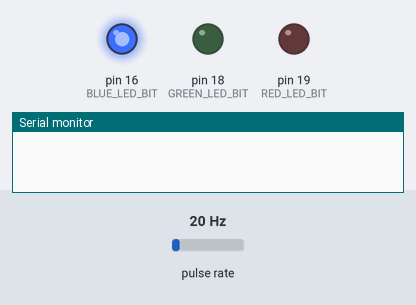
Simulated run of this sketch. Board: Arduino Uno, built with avr-gcc and run on an emulated ATmega328P. Shown: output pins drawn as LEDs (lit = HIGH), the last lines printed to the serial monitor. Wiring (inferred from the names in the program): pulse sensor: data pin 5. The inputs (shaded band) are chosen by the test bench; at power-on: pulse rate 20 Hz.

Above: at 0.4 s.
At 2.0 s:
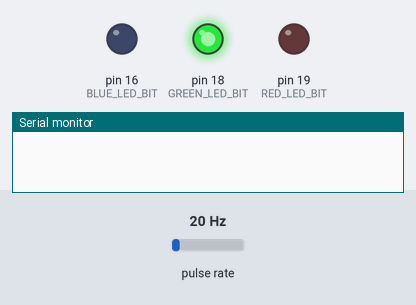
At 2.4 s:
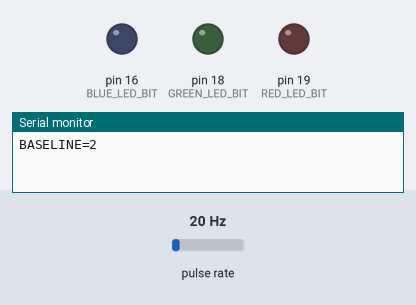
Timing chart, 0 to 3.9 s (numbered marks = the images above):
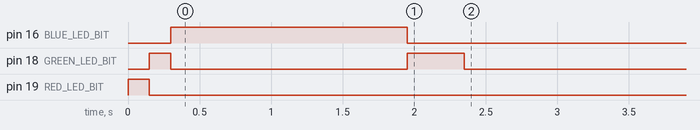

The sketch:

metal_detector_avr_register.ino
```cpp
/*
 * metal_detector_avr_register.ino
 *
 * AVR register-based rewrite of metal_detector_fixed.ino
 *
 * Main idea:
 * - Timer1 counts external pulses from detector oscillator on D5 / PD5 / T1.
 * - Timer2 creates a 1 ms system tick.
 * - Every 100 ms, Timer1 count is read and reset.
 * - During calibration, several 100 ms readings are averaged.
 * - Serial output format remains:
 *
 *      difference,hit
 *
 * Example:
 *      0,0
 *      2,0
 *      7,1
 *
 * Board:
 * - Arduino Nano / Uno with ATmega328P, 16 MHz
 */

#ifndef F_CPU
#define F_CPU 16000000UL
#endif

#include <avr/io.h>
#include <avr/interrupt.h>
#include <stdint.h>

// ===================== Configuration =====================

#define BAUD_RATE 115200UL

#define THRESHOLD 3UL

#define GATE_MS 100UL
#define CALIBRATION_MS 1500UL

// LED pins:
// A5 = PC5 = red
// A4 = PC4 = green
// A2 = PC2 = blue
#define RED_LED_BIT    PC5
#define GREEN_LED_BIT  PC4
#define BLUE_LED_BIT   PC2

// Detector oscillator input:
// D5 = PD5 = T1 external clock input for Timer1
#define DETECTOR_INPUT_BIT PD5

// ===================== Global variables =====================

volatile uint32_t system_ms = 0;
volatile uint32_t timer1_overflows = 0;

uint32_t baseline = 0;
uint8_t calibrated = 0;

uint32_t gate_start_ms = 0;

// ===================== Interrupts =====================

// Timer2 Compare Match A interrupt: fires every 1 ms
ISR(TIMER2_COMPA_vect) {
  system_ms++;
}

// Timer1 overflow interrupt: used only as safety if count exceeds 65535
ISR(TIMER1_OVF_vect) {
  timer1_overflows++;
}

// ===================== Small time functions =====================

uint32_t millis_reg() {
  uint32_t value;

  uint8_t old_sreg = SREG;
  cli();
  value = system_ms;
  SREG = old_sreg;

  return value;
}

void delay_ms_reg(uint32_t ms) {
  uint32_t start = millis_reg();

  while ((millis_reg() - start) < ms) {
    // busy wait
  }
}

// ===================== USART0 functions =====================

void uart_init() {
  /*
   * Use double-speed mode for better 115200 baud accuracy.
   *
   * UBRR = F_CPU / (8 * BAUD) - 1
   * For 16 MHz and 115200:
   * UBRR ≈ 16
   */

  uint16_t ubrr = (F_CPU / (8UL * BAUD_RATE)) - 1;

  UCSR0A = (1 << U2X0);                 // double speed mode
  UBRR0H = (uint8_t)(ubrr >> 8);
  UBRR0L = (uint8_t)(ubrr);

  UCSR0B = (1 << RXEN0) | (1 << TXEN0); // enable RX and TX

  // 8 data bits, no parity, 1 stop bit
  UCSR0C = (1 << UCSZ01) | (1 << UCSZ00);
}

uint8_t uart_available() {
  return (UCSR0A & (1 << RXC0));
}

char uart_read_char() {
  return UDR0;
}

void uart_write_char(char c) {
  while (!(UCSR0A & (1 << UDRE0))) {
    // wait until transmit buffer is empty
  }

  UDR0 = c;
}

void uart_print(const char *s) {
  while (*s) {
    uart_write_char(*s++);
  }
}

void uart_print_u32(uint32_t value) {
  char buffer[11];
  uint8_t i = 0;

  if (value == 0) {
    uart_write_char('0');
    return;
  }

  while (value > 0 && i < sizeof(buffer)) {
    buffer[i++] = '0' + (value % 10);
    value /= 10;
  }

  while (i > 0) {
    uart_write_char(buffer[--i]);
  }
}

void uart_println(const char *s) {
  uart_print(s);
  uart_write_char('\r');
  uart_write_char('\n');
}

void uart_println_u32(uint32_t value) {
  uart_print_u32(value);
  uart_write_char('\r');
  uart_write_char('\n');
}

// ===================== LED functions =====================

void leds_init() {
  // Set PC5, PC4, PC2 as outputs
  DDRC |= (1 << RED_LED_BIT) | (1 << GREEN_LED_BIT) | (1 << BLUE_LED_BIT);

  // Start with all LEDs off
  PORTC &= ~((1 << RED_LED_BIT) | (1 << GREEN_LED_BIT) | (1 << BLUE_LED_BIT));
}

void silence() {
  PORTC &= ~((1 << RED_LED_BIT) | (1 << GREEN_LED_BIT) | (1 << BLUE_LED_BIT));
}

void red_on() {
  PORTC |= (1 << RED_LED_BIT);
  PORTC &= ~((1 << GREEN_LED_BIT) | (1 << BLUE_LED_BIT));
}

void green_on() {
  PORTC |= (1 << GREEN_LED_BIT);
  PORTC &= ~((1 << RED_LED_BIT) | (1 << BLUE_LED_BIT));
}

void blue_on() {
  PORTC |= (1 << BLUE_LED_BIT);
  PORTC &= ~((1 << RED_LED_BIT) | (1 << GREEN_LED_BIT));
}

void startup_led_test() {
  red_on();
  delay_ms_reg(150);
  silence();

  green_on();
  delay_ms_reg(150);
  silence();

  blue_on();
  delay_ms_reg(150);
  silence();
}

// ===================== Timer setup =====================

void timer2_1ms_init() {
  /*
   * Timer2 CTC mode for 1 ms interrupt.
   *
   * F_CPU = 16 MHz
   * Prescaler = 64
   * Timer frequency = 16,000,000 / 64 = 250,000 Hz
   * 1 ms = 250 counts
   * OCR2A = 249 because counter starts from 0
   */

  TCCR2A = 0;
  TCCR2B = 0;
  TCNT2 = 0;

  OCR2A = 249;

  TCCR2A |= (1 << WGM21);   // CTC mode
  TCCR2B |= (1 << CS22);    // prescaler 64

  TIMSK2 |= (1 << OCIE2A);  // enable compare match interrupt
}

void timer1_external_counter_init() {
  /*
   * Timer1 counts external pulses on T1 pin.
   *
   * T1 pin on ATmega328P:
   * - Arduino D5
   * - Port D, bit 5
   *
   * CS12:CS10 = 111 means external clock source on T1, rising edge.
   */

  // D5 / PD5 as input
  DDRD &= ~(1 << DETECTOR_INPUT_BIT);

  // Disable internal pull-up
  PORTD &= ~(1 << DETECTOR_INPUT_BIT);

  TCCR1A = 0;
  TCCR1B = 0;
  TCNT1 = 0;

  timer1_overflows = 0;

  // Enable Timer1 overflow interrupt
  TIMSK1 |= (1 << TOIE1);

  // External clock source on T1 pin, rising edge
  TCCR1B |= (1 << CS12) | (1 << CS11) | (1 << CS10);
}

uint32_t timer1_read_and_reset() {
  uint32_t total;
  uint16_t count16;
  uint32_t overflows;

  uint8_t old_sreg = SREG;
  cli();

  count16 = TCNT1;
  overflows = timer1_overflows;

  /*
   * If an overflow happened but ISR has not executed yet,
   * include it manually.
   */
  if ((TIFR1 & (1 << TOV1)) && count16 < 65535) {
    overflows++;
  }

  total = (overflows * 65536UL) + count16;

  TCNT1 = 0;
  timer1_overflows = 0;

  // Clear pending overflow flag by writing logic 1
  TIFR1 |= (1 << TOV1);

  SREG = old_sreg;

  return total;
}

void start_new_gate() {
  timer1_read_and_reset();
  gate_start_ms = millis_reg();
}

// ===================== Detector logic =====================

void calibrate() {
  silence();
  blue_on();   // blue = calibrating

  uint32_t sum = 0;
  uint16_t samples = 0;

  start_new_gate();

  uint32_t start = millis_reg();
  uint32_t gate_start = start;

  while ((millis_reg() - start) < CALIBRATION_MS) {
    uint32_t now = millis_reg();

    if ((now - gate_start) >= GATE_MS) {
      uint32_t count = timer1_read_and_reset();

      sum += count;
      samples++;

      gate_start = now;
    }
  }

  if (samples > 0) {
    baseline = sum / samples;
    calibrated = 1;

    silence();

    // Green flash = calibration OK
    green_on();
    delay_ms_reg(400);
    silence();

    uart_print("BASELINE=");
    uart_println_u32(baseline);
  } else {
    calibrated = 0;

    // Red flash = calibration failed
    red_on();
    delay_ms_reg(400);
    silence();

    uart_println("BASELINE_FAIL");
  }

  start_new_gate();
}

void process_detector_reading() {
  uint32_t now = millis_reg();

  if ((now - gate_start_ms) < GATE_MS) {
    return;
  }

  uint32_t count = timer1_read_and_reset();
  gate_start_ms = now;

  uint32_t difference;

  if (baseline >= count) {
    difference = baseline - count;
  } else {
    difference = count - baseline;
  }

  uint8_t hit = (difference >= THRESHOLD) ? 1 : 0;

  // Serial format: difference,hit
  uart_print_u32(difference);
  uart_write_char(',');
  uart_write_char(hit ? '1' : '0');
  uart_write_char('\r');
  uart_write_char('\n');

  // LED feedback
  if (hit) {
    if (difference > 10) {
      red_on();      // strong hit
    } else {
      green_on();    // weak hit
    }
  } else {
    silence();
  }
}

// ===================== Arduino setup / loop =====================

void setup() {
  cli();

  leds_init();
  uart_init();
  timer2_1ms_init();
  timer1_external_counter_init();

  sei();

  startup_led_test();

  calibrate();
}

void loop() {
  // Recalibrate when Jetson / Serial Monitor sends 'r' or 'R'
  if (uart_available()) {
    char c = uart_read_char();

    if (c == 'r' || c == 'R') {
      uart_println("RECALIBRATING...");
      calibrate();
      return;
    }
  }

  if (!calibrated) {
    return;
  }

  process_detector_reading();
}
```
